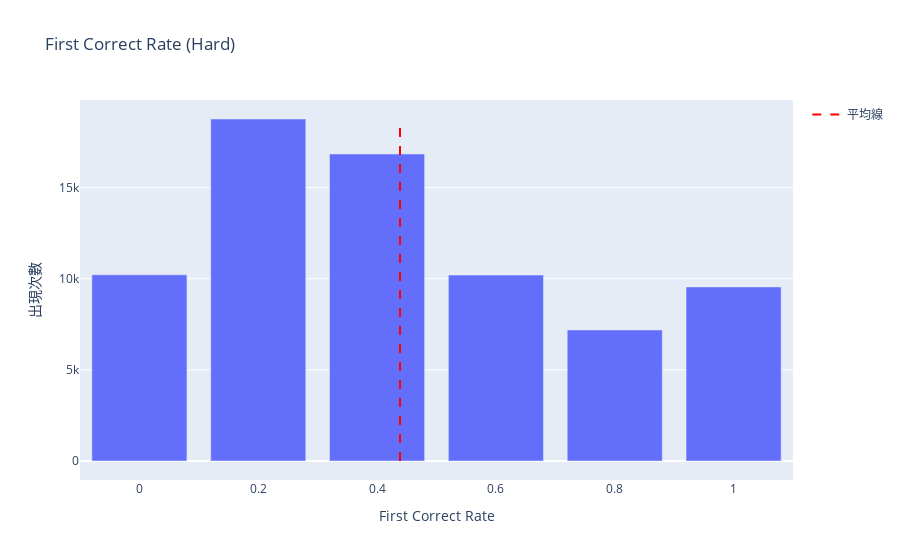

Notebook cell for this chart:
### Code cell
df_hard = df_DiffAndPass[df_DiffAndPass["mission_difficulty"].str.contains("Hard", na=False)]
df_hard.tail()
LensOfHard = len(df_hard)

# 計算 first_correct_rate 每個值的出現次數
rate_counts = df_hard['first_correct_rate'].value_counts().reset_index()
rate_counts.columns = ['first_correct_rate', 'count']

# 按 first_correct_rate 數值排序
rate_counts = rate_counts.sort_values(by='first_correct_rate')

# 計算 first_correct_rate 的平均值
mean_rate = df_hard['first_correct_rate'].mean()
mean_rate_hard = mean_rate
# 繪製長條圖
fig = px.bar(rate_counts, x='first_correct_rate', y='count',
             title="First Correct Rate (Hard)",
             labels={'first_correct_rate': 'First Correct Rate', 'count': '出現次數'})

# 加入平均線
fig.add_trace(go.Scatter(x=[mean_rate, mean_rate], y=[0, rate_counts['count'].max()],
                         mode="lines",
                         name="平均線",
                         line=dict(color="red", dash="dash")))

# 更新圖表的標籤
fig.update_layout(yaxis_title="出現次數", xaxis_title="First Correct Rate")
fig.show()

### Figure 1 — Plotly figure (JSON) as saved in the notebook; plotly's stock layout.template omitted (floating-point values rounded to 4 significant figures)
{"data": [{"alignmentgroup": "True", "hovertemplate": "First Correct Rate=%{x}<br>出現次數=%{y}<extra></extra>", "legendgroup": "", "marker": {"color": "#636efa", "pattern": {"shape": ""}}, "name": "", "offsetgroup": "", "orientation": "v", "showlegend": false, "textposition": "auto", "type": "bar", "x": [0, 0.2, 0.4, 0.6, 0.8, 1], "xaxis": "x", "y": [10218, 18771, 16851, 10204, 7194, 9553], "yaxis": "y"}, {"line": {"color": "red", "dash": "dash"}, "mode": "lines", "name": "平均線", "type": "scatter", "x": [0.4386, 0.4386], "y": [0, 18771]}], "layout": {"barmode": "relative", "legend": {"tracegroupgap": 0}, "title": {"text": "First Correct Rate (Hard)"}, "xaxis": {"anchor": "y", "domain": [0, 1], "title": {"text": "First Correct Rate"}}, "yaxis": {"anchor": "x", "domain": [0, 1], "title": {"text": "出現次數"}}}}
